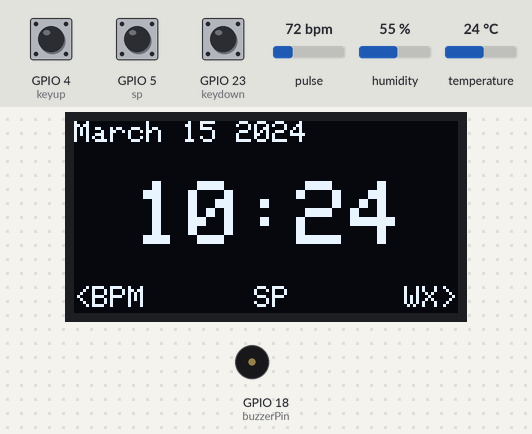
This sketch was run on a simulated ESP32. On the bench: 128×64 one-colour display, buzzer (waves = sounding). The inputs (shaded band) are chosen by the test bench; at power-on: GPIO 4 (keyup) HIGH, GPIO 23 (keydown) HIGH, temperature 24 °C, GPIO 5 (sp) HIGH, pulse 72 bpm, humidity 55 %. WiFi joins after 1.5 s; servers stay silent unless stated; uploads are accepted with an empty reply; the local clock reads 2024-03-15 10:24:30 at power-on unless the sketch sets it; what the sketch prints to the serial monitor is not drawn.

Above: at 2.7 s.
2.8 s: GPIO 4 (keyup) pulled LOW for 0.15 s
At 4.0 s:
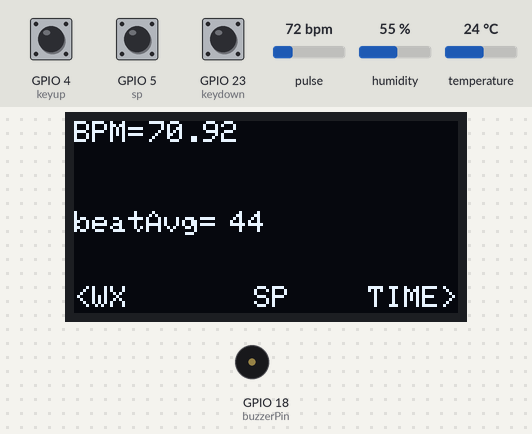
6.5 s: GPIO 23 (keydown) pulled LOW for 0.15 s
At 7.6 s:
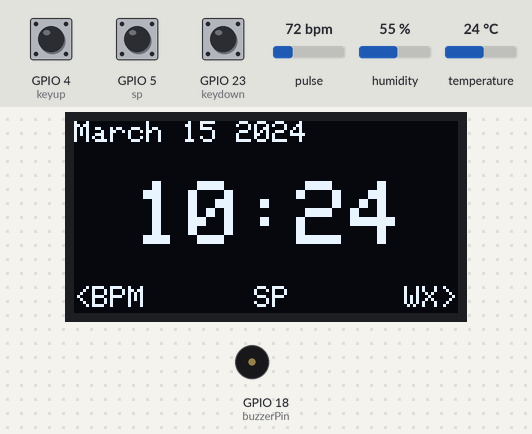
8.2 s: GPIO 23 (keydown) pulled LOW for 1 s
At 10.1 s:
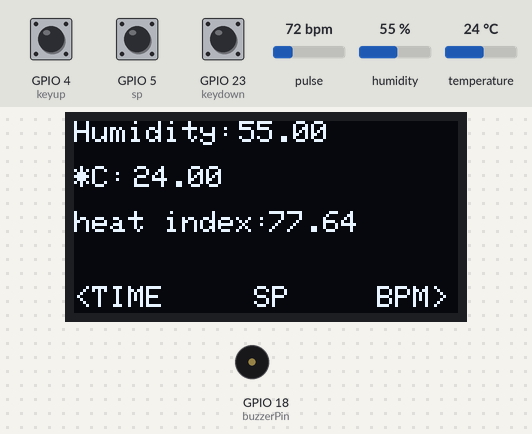
10.7 s: temperature set to 12 °C
At 12.9 s:
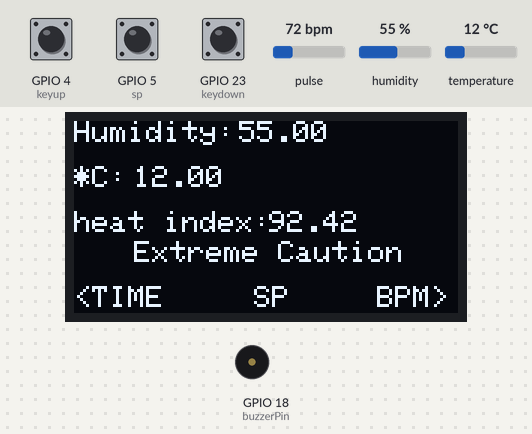
13.3 s: GPIO 5 (sp) pulled LOW for 0.15 s
At 14.1 s:
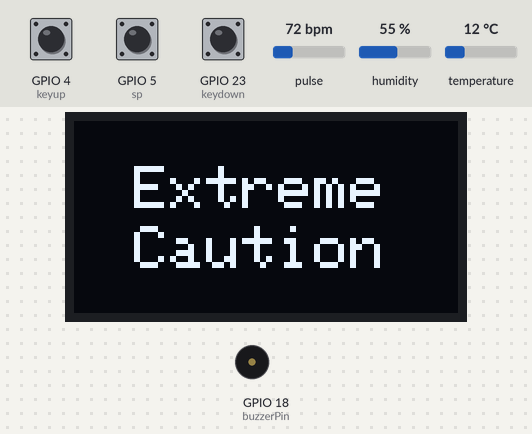
15.1 s: GPIO 5 (sp) pulled LOW for 1 s
At 16.8 s:
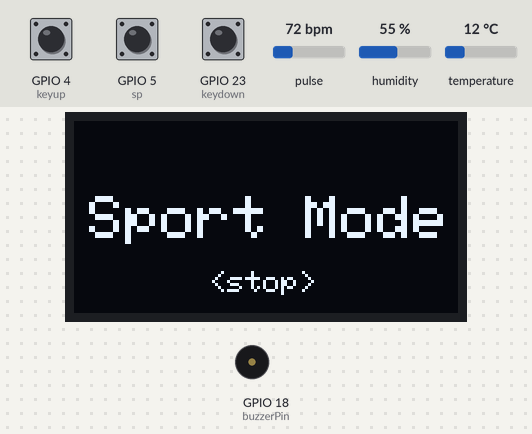
Timing chart, 0 to 18.3 s (numbered marks = the images above; inputs shaded):
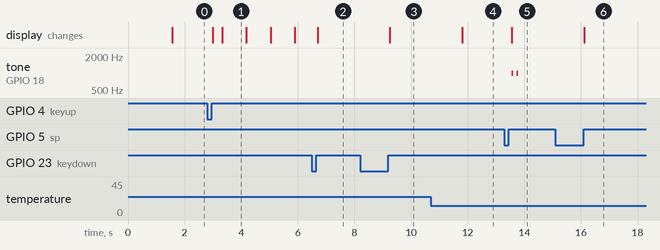

Measured:
- after the input at 2.8 s, the display: first changes after 0.20 s (image 1 shows a later state)
- after the input at 6.5 s, the display: changes after 0.20 s (image 2)
- after the input at 8.2 s, the display: changes after 1.1 s (image 3)
- after the input at 10.7 s, the display: changes after 1.1 s (image 4)
- after the input at 13.3 s, tone on GPIO 18 (buzzerPin): alternates 1000 Hz for 0.05 s and silent for 0.13 s, 4 changes in all, then stays silent, starting after 0.25 s; the display: changes after 0.25 s (image 5)
- after the input at 15.1 s, the display: changes after 1.0 s (image 6)
- what the display in image 1 shows lasts 0.9 s, from 3.3 s to 4.2 s

The sketch:

Sport_Watch1.ino
```cpp
#include <SPI.h>
#include <Wire.h>
#include <Adafruit_GFX.h>
#include <Adafruit_SSD1306.h>

Adafruit_SSD1306 display(128, 64, &Wire, -1);
/////////////////////////////////////////^^^OLED^^^//////////////////////////////////////////
#include "DHT.h"
#define DHTPIN 19
#define DHTTYPE DHT11
DHT dht(DHTPIN, DHTTYPE);
float h;
float t;
float f;
double heat_index = 0;
/////////////////////////////////////////^^^DHT^^^///////////////////////////////////////////
#define keyup 4
#define keydown 23

#define uchar unsigned char
int up_val, down_val;

uchar func_index = 0;
void (*current_operation_index)();

#define sp 5
int val = 0;
int count = 0;
/////////////////////////////////////////////^^^按键管脚^^^////////////////////////////////////////////////
#include <WiFi.h>
#include "time.h"

const char *ssid = "TP-LINK_7F99";
const char *password = "5544332211";
//////////////////////////////////////////////^^^wife^^^//////////////////////////////////////////////////
#include <HTTPClient.h>
bool stride_frequency(float total_acc);
void upload_data_by_http(String http_post);

long upload_sec = 0;
long upload_delta = 0;

const char *serverName = "http://34.92.111.145/test0607.php"; //準備上傳到伺服器端的網址名稱"http://34.92.111.145"為伺服器ip所在，"/insertData.php"為準備執行的php檔
String apiKeyValue = "tPmAT5Ab3j7F9";                         //php檔中所寫好的apikey，必須和php當中的aipkey相同
String sensorName = "Max30102";
String sensorLocation = "Outdoor";
/////////////////////////////////////////////^^^upload^^^//////////////////////////////////////////
#define buzzerPin 18
const int pwm = 0;
const int res = 10;
///////////////////////////////////////////^^^BZ^^^////////////////////////////////////////////////
#include "MAX30105.h"
#include "heartRate.h"

MAX30105 particleSensor;

const byte RATE_SIZE = 4; //要用幾筆數據計算平均心跳
byte rates[RATE_SIZE];    //計算平均心律用的陣列
byte rateSpot = 0;
long lastBeat = 0;    //紀錄上次心跳的時間
float beatsPerMinute; //輸出當下的心跳
int beatAvg;          //平均心跳
float total_acceleration = 0;
//////////////////////////////////////////////////^^^max30102^^^//////////////////////////////////////////////////
const char *ntpServer = "pool.ntp.org";
const long gmtOffset_sec = 25200;
const int daylightOffset_sec = 3600;

struct tm timeinfo;
/////////////////////////////////////////////^^^time^^^/////////////////////////////////////////////////////
typedef struct
{
  uchar current;
  uchar up;   //向上翻索引号
  uchar down; //向下翻索引号
  void (*current_operation)();
} key_table;
/////////////////////////////////////////////^^^按鍵^^^////////////////////////////////////////////////
void (*current)(void);
void menu11(void);
void menu21(void);
void menu31(void);

key_table code_table[8] =
    {
        {0, 2, 1, (*menu11)}, //主界面 上 下 E time
        {1, 0, 2, (*menu21)}, // temperature
        {2, 1, 0, (*menu31)}, // Heart
};
////////////////////////////////////////////^^^menu^^^//////////////////////////////////////////////
void setup()
{
  Serial.begin(115200);
  Serial.printf("Connecting to %s ", ssid);

  WiFi.begin(ssid, password);
  while (WiFi.status() != WL_CONNECTED)
  {
    delay(500);
    Serial.print(".");
  }
  Serial.println(" CONNECTED");

  //init and get the time
  configTime(gmtOffset_sec, daylightOffset_sec, ntpServer);
  ptLTime();

  //disconnect WiFi as it's no longer needed
  //WiFi.disconnect(true);
  //WiFi.mode(WIFI_OFF);
  ////////////////////////////////////////////^^^wifi+time^^^^////////////////////////////////////////////////////
  if (!particleSensor.begin(Wire, I2C_SPEED_FAST)) //Use default I2C port, 400kHz speed
  {
    Serial.println("MAX30105 was not found. Please check wiring/power. ");
    while (1)
      ;
  }
  Serial.println("Place your index finger on the sensor with steady pressure.");
  //心率偵測器其他參數設定
  particleSensor.setup();                    //Configure sensor with default settings
  particleSensor.setPulseAmplitudeRed(0x0A); //Turn Red LED to low to indicate sensor is running
  particleSensor.setPulseAmplitudeGreen(0);  //Turn off Green LED
  ////////////////////////////////////////////////////////////////////////////////////////////////////////////////////
  dht.begin();
  /////////////////////////////////////////^^^^DHT^^^////////////////////////////////////////////////////
  display.begin(SSD1306_SWITCHCAPVCC, 0x3C);
  display.setTextColor(WHITE); //开像素点发光
  display.clearDisplay();      //清屏 vc
  ////////////////////////////////////////////^^^OLED^^^///////////////////////////////////////////////////
  menu11();
  //////////////////////////////////////^^^menu^^^////////////////////////////////////////////////
  pinMode(keyup, INPUT_PULLUP); //上拉输入模式
  pinMode(keydown, INPUT_PULLUP);
  pinMode(sp, INPUT_PULLUP);
  ///////////////////////////////////^^^button^^^/////////////////////////////////////////////////////////////
  pinMode(buzzerPin, OUTPUT);
  ledcAttachPin(buzzerPin, pwm);
  ledcSetup(pwm, 1000, res);
  ///////////////////////////////////^^^BZ^^^////////////////////////////////////////////////////////////
}
void loop()
{
  up_val = digitalRead(keyup);
  down_val = digitalRead(keydown);
  val = digitalRead(sp);
  /////////////////////////////////////^^^button^^^////////////////////////////////////////////////////////////////////////
  h = dht.readHumidity();        //讀取濕度值 h
  t = dht.readTemperature();     //讀取攝氏溫度值 t
  f = dht.readTemperature(true); //讀取華氏溫度值 f
                                 ///////////////////////////////////////////^^^DHT^^^////////////////////////////////////////////////////////////////////////////
  ptLTime();
  ///////////////////////////////////////////^^^time^^^///////////////////////////////////////////////////////////////////////////////
  heat_index = -42.379 + (2.04901523 * f) + (10.14333127 * h) + (-0.22475541 * h * f) + (-6.83783E-3 * pow(f, 2)) + (-5.481717E-2 * pow(h, 2)) + (1.22874E-3 * pow(f, 2) * h) + (8.5282E-4 * f * pow(h, 2)) + (-1.99E-6 * pow(f, 2) * pow(h, 2));
  //////////////////////////////////////^^^heat_index^^^///////////////////////////////////////////////////////////////////////
  long irValue = particleSensor.getIR(); //讀取IR光強度

  if (checkForBeat(irValue) == true) //偵測心跳一下旗標為真，之後計算時間差之後便可得到心率
  {
    //計算心率的主要部分
    long delta = millis() - lastBeat; //計算時間差(單位毫秒)，用來計算頻率
    lastBeat = millis();
    beatsPerMinute = 60 / (delta / 1000.0);

    //當心率在合理範圍內，便用來計算平均心率(之後可刪掉測試，減輕效能)
    if (beatsPerMinute < 255 && beatsPerMinute > 20)
    {
      rates[rateSpot++] = (byte)beatsPerMinute; //Store this reading in the array
      rateSpot %= RATE_SIZE;                    //Wrap variable
      //Take average of readings
      beatAvg = 0;
      for (byte x = 0; x < RATE_SIZE; x++)
      {
        beatAvg += rates[x];
      }
      beatAvg /= RATE_SIZE;
    }
  }
  /////////////////////////////////////////////////////////////////////////////////////////////////////////////////////////
  if ((up_val == LOW) || (down_val == LOW))
  {
    delay(10); //消抖
    if (up_val == LOW)
    {
      while (!up_val) //松手检
      {
        up_val = digitalRead(keyup);
        current_operation_index = code_table[func_index].current_operation;
        (*current_operation_index)(); //执行当前操作函数
      }
      display.clearDisplay();
      func_index = code_table[func_index].up; //向上
    }

    if (down_val == LOW)
    {
      while (!down_val) //松手检
      {
        down_val = digitalRead(keydown);
        current_operation_index = code_table[func_index].current_operation;
        (*current_operation_index)(); //执行当前操作函数
      }
      display.clearDisplay();
      func_index = code_table[func_index].down; //向下翻
    }
  }

  /////////////////////////////////////^^^button^^^/////////////////////////////////////////////
  if (val == LOW)
  {
    delay(200);
    while (digitalRead(sp) == LOW)
      ;
    count++;
    Serial.printf("count = %d \n", count);
    if (count == 1)
    {
      bz_mode();
      while (count == 1)
      {
        val = digitalRead(sp);
        if (val == LOW)
        {
          delay(200);
          while (digitalRead(sp) == LOW)
            ;
          count++;
        }
      }
      while (count == 2)
      {
        display.clearDisplay();   //清屏
        display.setTextSize(2);   //设置字体大小
        display.setCursor(5, 25); //设置显示位置
        display.println("Sport Mode");
        display.setTextSize(1);    //设置字体大小
        display.setCursor(45, 50); //设置显示位置
        display.println("<stop>");
        display.display();                     // 开显示
        long irValue = particleSensor.getIR(); //讀取IR光強度
        if (checkForBeat(irValue) == true)
        {
          //計算心率的主要部分
          long delta = millis() - lastBeat; //計算時間差(單位毫秒)，用來計算頻率
          lastBeat = millis();
          beatsPerMinute = 60 / (delta / 1000.0);
        }

        String httpRequwstData = "api_key=" + apiKeyValue + "&sensor=" + sensorName + "&location=" + sensorLocation + "&Heart_Rate=" + String(beatsPerMinute) + "";

        upload_delta = millis() - upload_sec;
        if (upload_delta >= 1010)
        {
          upload_sec = millis();
          upload_delta = 0;
          upload_data_by_http(httpRequwstData);
        }
        val = digitalRead(sp);
        if (val == LOW)
        {
          delay(200);
          while (digitalRead(sp) == LOW)
            ;
          count++;
        }
      }
      count = 0;
    }
  }
  ///////////////////////////////////////^^^sp_mode^^^////////////////////////////////////////////////
  current_operation_index = code_table[func_index].current_operation;
  (*current_operation_index)(); //执行当前操作函数
}

void menu11(void)
{
  display.clearDisplay();  //清屏
  display.setTextSize(1);  //设置字体大小
  display.setCursor(0, 0); //设置显示位置
  display.println(&timeinfo, "%B %d %Y");
  display.setTextSize(3);
  display.setCursor(20, 20); //设置显示位置
  display.println(&timeinfo, "%H:%M");
  display.setTextSize(1);
  display.setCursor(110, 55);
  display.println("WX>");
  display.setTextSize(1);
  display.setCursor(0, 55);
  display.println("<BPM");
  display.setCursor(60, 55);
  display.println("SP");
  display.display(); // 开显示
}
void menu21(void)
{
  display.clearDisplay();  //清屏
  display.setTextSize(1);  //设置字体大小
  display.setCursor(0, 0); //设置显示位置
  display.print("Humidity:");
  display.setCursor(55, 0);
  display.print(h);
  display.setCursor(0, 15);
  display.print("*C:");
  display.setCursor(20, 15);
  display.print(t);
  display.setCursor(0, 30);
  display.print("heat index:");
  display.setCursor(65, 30);
  display.println(heat_index);
  heat();
  display.setCursor(101, 55);
  display.println("BPM>");
  display.setTextSize(1);
  display.setCursor(0, 55);
  display.println("<TIME");
  display.setCursor(60, 55);
  display.println("SP");
  display.display(); // 开显示
}
void menu31(void)
{
  display.clearDisplay();  //清屏
  display.setTextSize(1);  //设置字体大小
  display.setCursor(0, 0); //设置显示位置
  display.println("BPM=");
  display.setCursor(25, 0);
  display.println(beatsPerMinute);
  display.setCursor(0, 30);
  display.println("beatAvg=");
  display.setCursor(52, 30);
  display.println(beatAvg);
  display.setTextSize(1);
  display.setCursor(98, 55);
  display.println("TIME>");
  display.setTextSize(1);
  display.setCursor(0, 55);
  display.println("<WX");
  display.setCursor(60, 55);
  display.println("SP");
  display.display(); // 开显示
}
/////////////////////////////////////////////////////////////////////////////////////////////////
void ptLTime()
{

  if (!getLocalTime(&timeinfo))
  {
    Serial.println("Failed to obtain time");
    return;
  }
  //Serial.println(&timeinfo, "%A, %B %d %Y %H:%M:%S");
}
////////////////////////////////////////////^^^time^^^///////////////////////////////////////////
void upload_data_by_http(String http_post)
{
  if (WiFi.status() == WL_CONNECTED) //確認wifi連線狀況，連上便上傳數據，否則報錯
  {
    HTTPClient http;                                                     //設定ESP32為Client端
    http.begin(serverName);                                              //根據servername執行網址中的php檔
    http.addHeader("Content-Type", "application/x-www-form-urlencoded"); //設定封包標頭，是固定的不用改
    Serial.print("httpRequestData: ");                                   //顯示準備上傳的資料
    Serial.println(http_post);
    int httpResponseCode = http.POST(http_post); //上傳資料

    //回傳上傳數據的狀態，可透過Respondecode來得知封包的狀況，問google大神
    if (httpResponseCode > 0)
    {
      Serial.print("HTTP Response code: ");
      Serial.println(httpResponseCode);
    }
    else
    {
      Serial.print("Error code: ");
      Serial.println(httpResponseCode);
    }
    http.end(); //釋放http的資源
  }
  else
  {
    Serial.println("WiFi Disconnected");
  }
}
//////////////////////////////////////////////////////////////////////////////////////////////////
void bz_mode()
{
  int i = 0;
  display.clearDisplay(); //清屏
  display.setTextSize(2);

  if (heat_index >= 80 && heat_index <= 90)
  {
    display.setCursor(25, 25);
    display.print("Caution ");
    display.display(); // 开显示
    ledcWrite(pwm, 512);
    delay(50);
    ledcWrite(pwm, 0);
    delay(100);
  }
  else if (heat_index > 90 && heat_index <= 105)
  {
    for (i = 0; i < 2; i++)
    {
      display.setCursor(20, 15); //设置显示位置
      display.print("Extreme");
      display.setCursor(20, 35); //设置显示位置
      display.print("Caution");
      display.display(); // 开显示
      ledcWrite(pwm, 512);
      delay(50);
      ledcWrite(pwm, 0);
      delay(100);
    }
  }
  else if (heat_index > 105 && heat_index <= 124)
  {
    for (i = 0; i < 3; i++)
    {
      display.setCursor(25, 25);
      display.print("Danger ");
      display.display(); // 开显示
      ledcWrite(pwm, 512);
      delay(50);
      ledcWrite(pwm, 0);
      delay(100);
    }
  }
  else if (heat_index > 124)
  {
    for (i = 0; i < 4; i++)
    {
      display.setCursor(20, 15); //设置显示位置
      display.print("Extreme Danger ");
      display.setCursor(20, 35); //设置显示位置
      display.print("Extreme Danger ");
      display.display(); // 开显示
      ledcWrite(pwm, 512);
      delay(50);
      ledcWrite(pwm, 0);
      delay(100);
    }
  }
}
/////////////////////////////////////////////////////////////////////////////////////////////////////
void heat()
{
  display.setCursor(20, 40);
  if (heat_index >= 80 && heat_index <= 90)
  {
    display.print("Caution ");
  }
  else if (heat_index > 90 && heat_index <= 105)
  {
    display.print("Extreme Caution ");
  }
  else if (heat_index > 105 && heat_index <= 124)
  {
    display.print("Danger ");
  }
  else if (heat_index > 124)
  {
    display.print("Extreme Danger ");
  }
}
```
